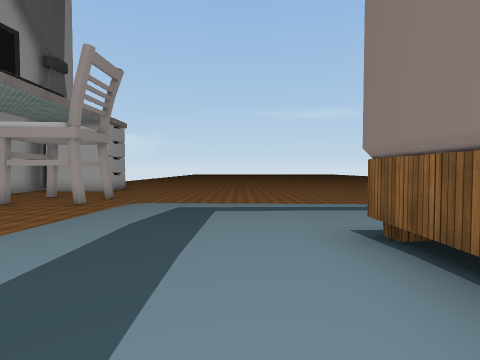
View 1 (above)

24 first-person views from a walk through a Unity game level. The camera is 1.3 m above the floor, tilts 2° down and sees 80° across. The floor is counted in squares, 2 m on a side. Each view is taken from the middle of a square. On the plan, view 1 faces up. The plan holds only what a view shows up to about 9 squares ahead; the rest is blank. The place goes on beyond the plan. The player is left out. Some surface patterns are stand-ins.

View 2
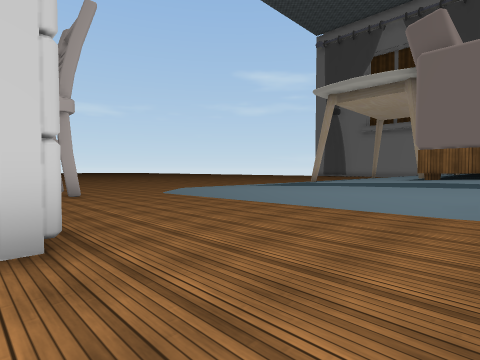

View 3
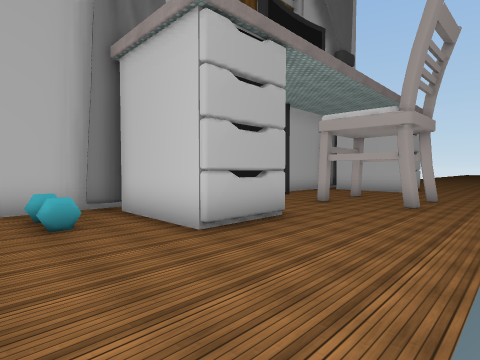

View 4
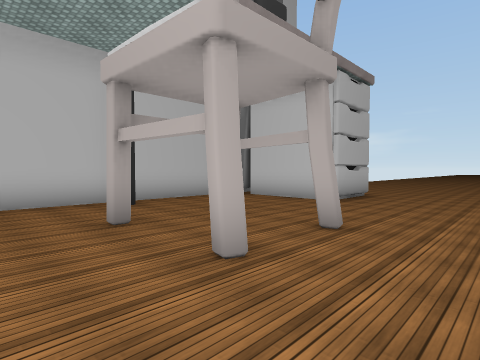

View 5
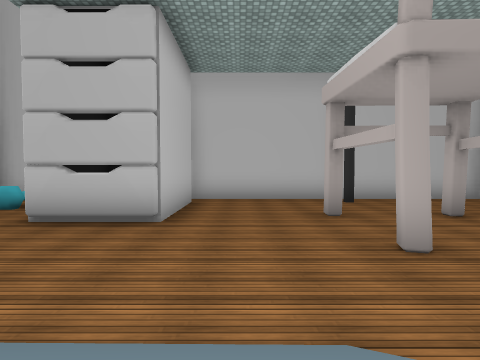

View 6
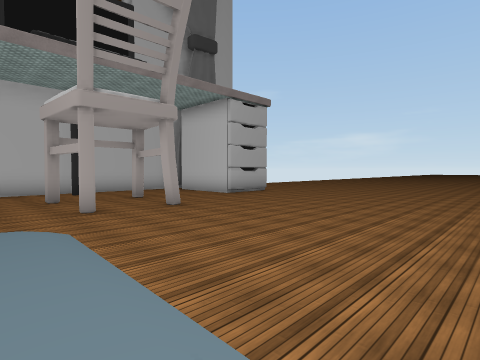

View 7
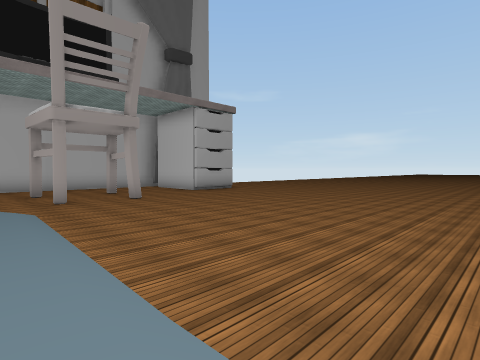

View 8
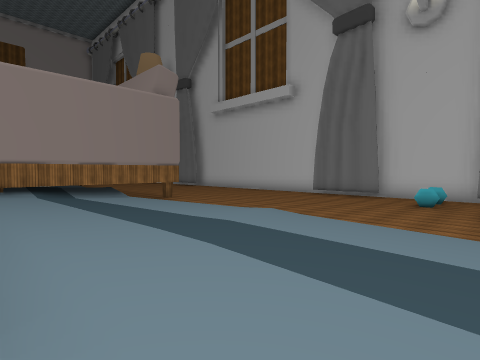

View 9
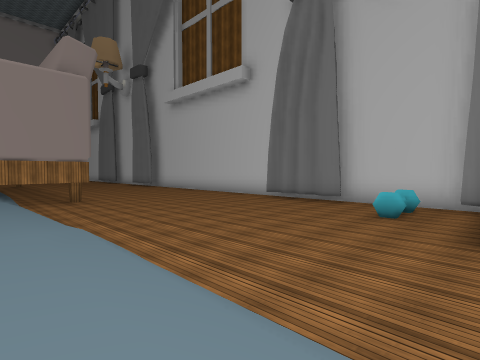

View 10
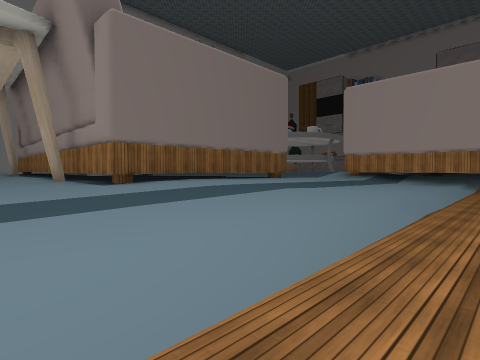

View 11
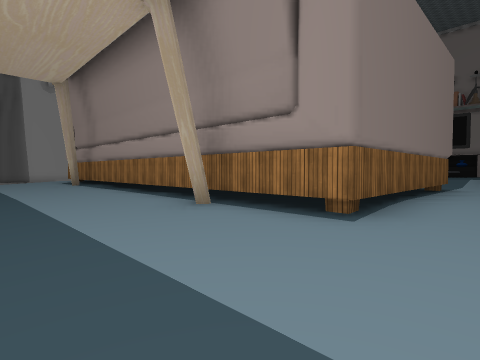

View 12
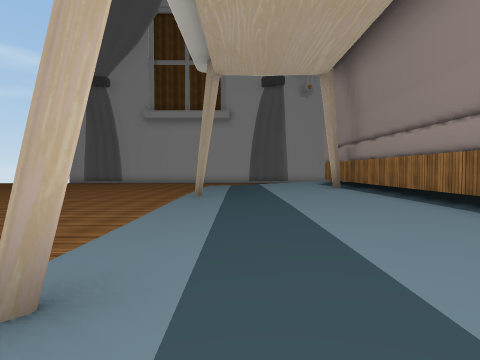

View 13
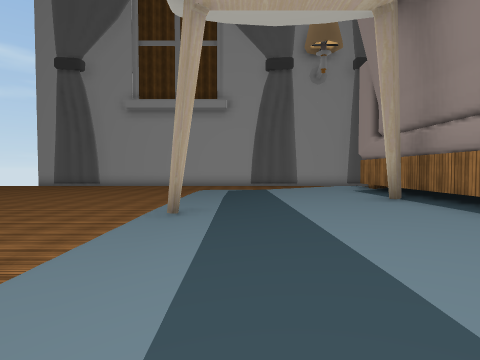

View 14
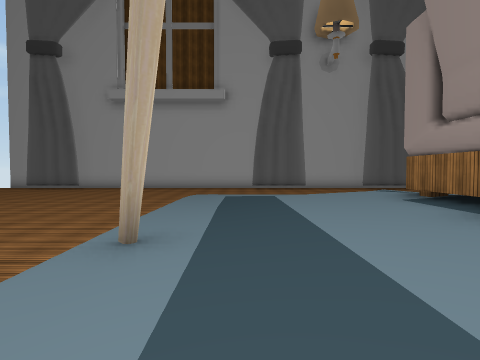

View 15
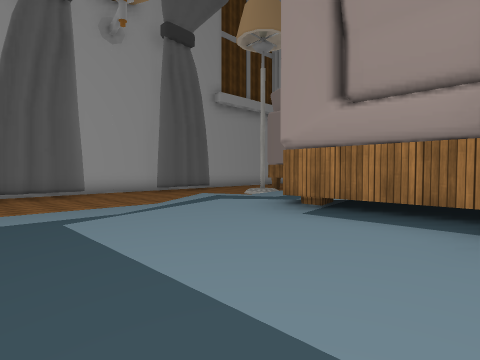

View 16
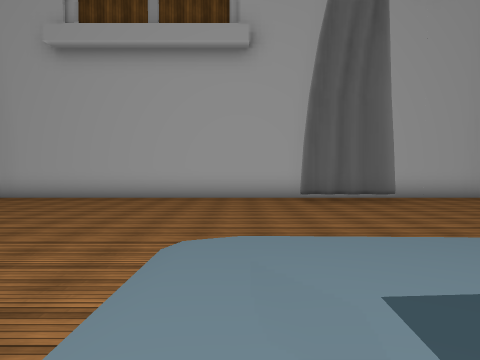

View 17
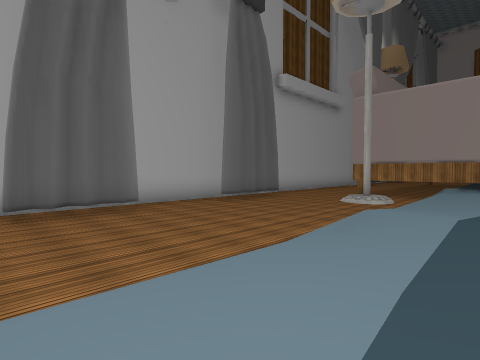

View 18
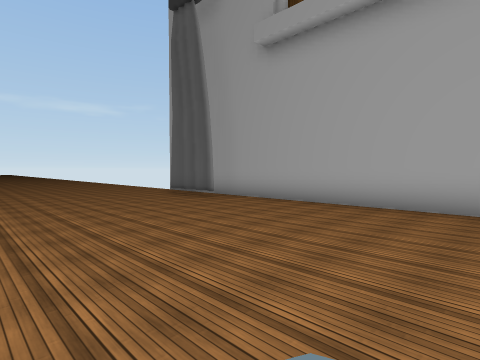

View 19
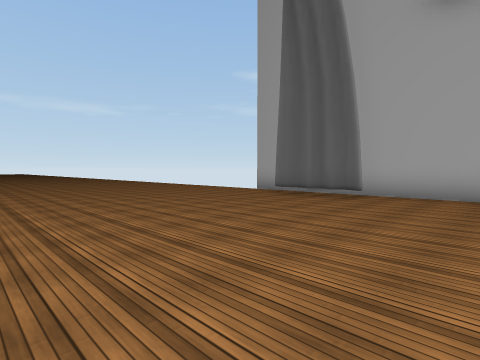

View 20
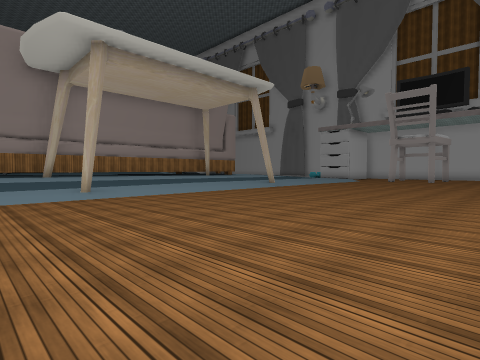

View 21
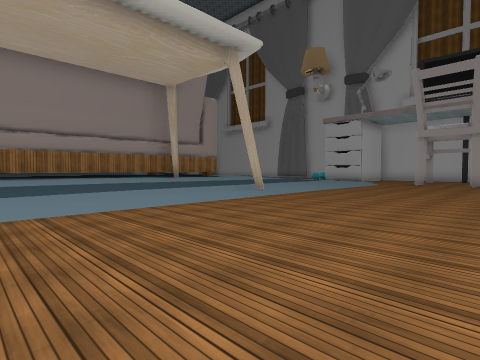

View 22
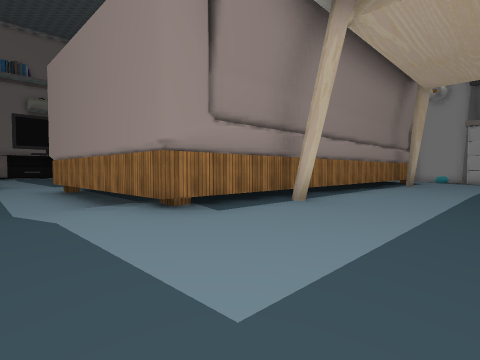

View 23
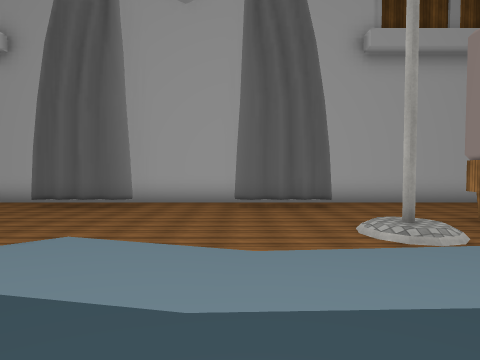

View 24
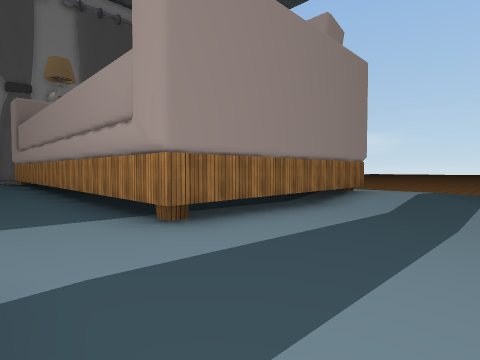

### Floor plan
Key: @ floor where view 1 was taken; # wall or solid block; x gap in a wall; . main floor; : floor 0.25 m higher than the main floor; + floor 0.5 m higher than the main floor; * floor 0.75 m higher than the main floor; / step, stairs or slope; O other object.
Columns run from 11 left of view 1 to 22 right of it. Each row starts with its distance up from view 1.
 15     #.........           ......##
 14 # ###.........    ...... .......##
 13 #................................#
 12 #................................#
 11 #...#.#..........................#
 10 #x...............................#
  9 #...#.#..........................#
  8 #.......///////////////////......#
  7 #......./://///#/////#//////.....#
  6 #......./++////+/////+//////.....#
  5   ###.../+++++++*********///...###
  4  ####.../++**************///...###
  3 ##....../+***###########*///....##
  2 #.OO..../+***#         #////.....#
  1 #......./****#         #++//.....#
  0 ##....../+*@*#         #++:/...###
 -1  #....../+***#         #+++/...##
 -2   ....../++**###########*++///..##
 -3    ...../++**  **********++/#/...#
 -4     ..../++***       *****//.....#
 -5      ..#####//            ####...#
 -6                                ..#
 -7                                 .#

Where each view was taken, in squares from view 1:
view 1: 0 up, 0 right, facing up
view 2: 1 up, 7 left, facing up-right
view 3: 1 up, 3 left, facing up-left
view 4: 7 up, 3 left, facing up-left
view 5: 7 up, 2 left, facing left
view 6: 7 up, 1 right, facing up-left
view 7: 7 up, 3 right, facing up-left
view 8: 4 up, 1 right, facing down-left
view 9: 4 up, 2 left, facing down-left
view 10: 5 up, 4 left, facing down-right
view 11: 6 up, 0 right, facing down-right
view 12: 6 up, 2 right, facing right
view 13: 6 up, 5 right, facing right
view 14: 6 up, 7 right, facing right
view 15: 6 up, 10 right, facing down-right
view 16: 7 up, 13 right, facing right
view 17: 6 up, 14 right, facing down-right
view 18: 7 up, 15 right, facing up-right
view 19: 11 up, 14 right, facing up-right
view 20: 14 up, 12 right, facing down-left
view 21: 12 up, 9 right, facing down-left
view 22: 6 up, 14 right, facing down-left
view 23: 0 up, 13 right, facing right
view 24: 4 down, 15 right, facing up-left
